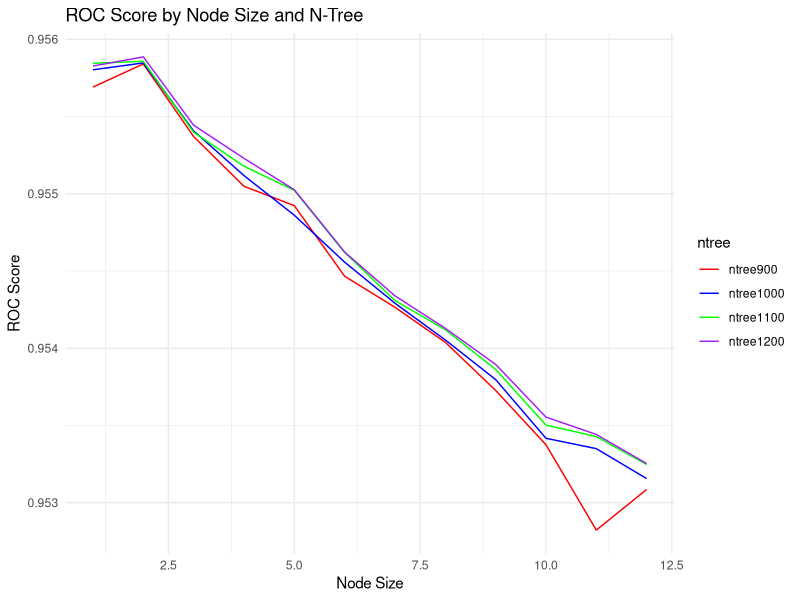

Here is the R script that generated this plot:
## ---- chunk 1
# Install and load necessary packages if not already installed
if (!require("ggplot2")) install.packages("ggplot2")
library(ggplot2)

# Data
nodesize <- 1:12
ntree900 <- c(0.9556908, 0.9558403, 0.9553704, 0.9550484, 0.9549229, 0.954466, 0.954265, 0.9540383, 0.9537269, 0.9533752, 0.952823, 0.953086)
ntree1000 <- c(0.9558026, 0.955847, 0.9554069, 0.9551178, 0.9548612, 0.9545573, 0.9542914, 0.9540535, 0.9537973, 0.953417, 0.95335, 0.953156)
ntree1100 <- c(0.9558446, 0.9558575, 0.9553984, 0.9551782, 0.9550221, 0.95462, 0.954309, 0.9541199, 0.9538632, 0.9535022, 0.9534283, 0.9532469)
ntree1200 <- c(0.955827, 0.9558861, 0.9554438, 0.9552291, 0.9550259, 0.9546227, 0.9543389, 0.954129, 0.9538953, 0.9535542, 0.9534418, 0.9532534)

# Combine data into a data frame
data <- data.frame(nodesize, ntree900, ntree1000, ntree1100, ntree1200)
# Reshape for plotting with ggplot
library(reshape2)
data_melted <- melt(data, id.vars = 'nodesize', variable.name = 'ntree', value.name = 'ROC')

# Plot
ggplot(data_melted, aes(x = nodesize, y = ROC, color = ntree, group = ntree)) +
  geom_line() +
  ggtitle('ROC Score by Node Size and N-Tree') +
  xlab('Node Size') +
  ylab('ROC Score') +
  theme_minimal() +
  scale_color_manual(values = c("red", "blue", "green", "purple"))
